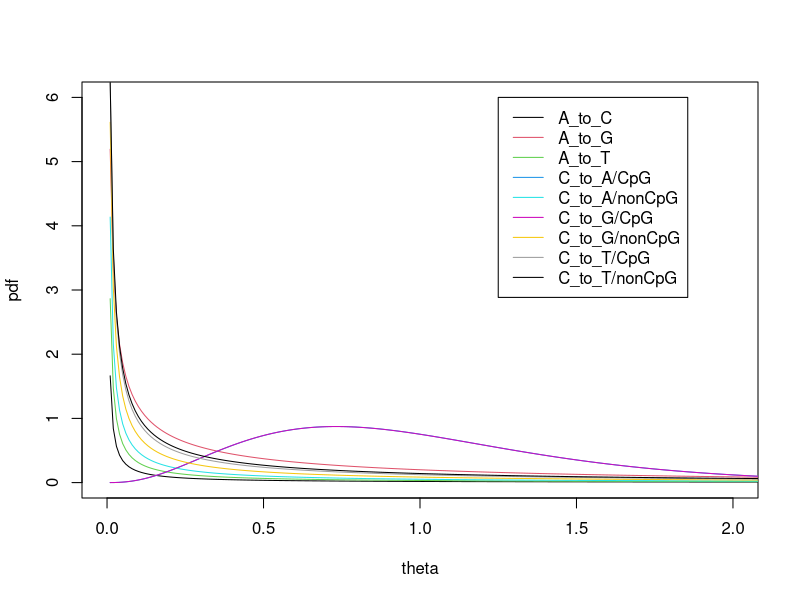

Write R code to recreate this figure.
## ---- chunk 1
knitr::opts_chunk$set(echo = TRUE)
library(ggplot2)
library(RColorBrewer)
## ---- chunk 2
alpha.100 <- read.table("data/mute_type_100_alpha.txt", header=T)
knitr::kable(alpha.100)
## ---- chunk 3
gamma.pdf <- data.frame(x=1:300/100)
plot(NULL, xlim=c(0,2), ylim=c(0,6), ylab="pdf", xlab="theta")
for (i in 1:nrow(alpha.100)) {
  gamma.pdf[alpha.100[i,1]] <- dgamma(gamma.pdf$x, alpha.100[i,2], alpha.100[i,2])
  lines(gamma.pdf$x, gamma.pdf[alpha.100[i,1]][[1]], col=i)
}
legend(1.25,6, legend = alpha.100[,1], col=1:9, lty=1)
#ggplot(data=gamma.pdf, aes(x=x, y=alpha.100[4,1], group=1)) + geom_line()
#plot(gamma.pdf$x, gamma.pdf$A_to_C, type="l")
